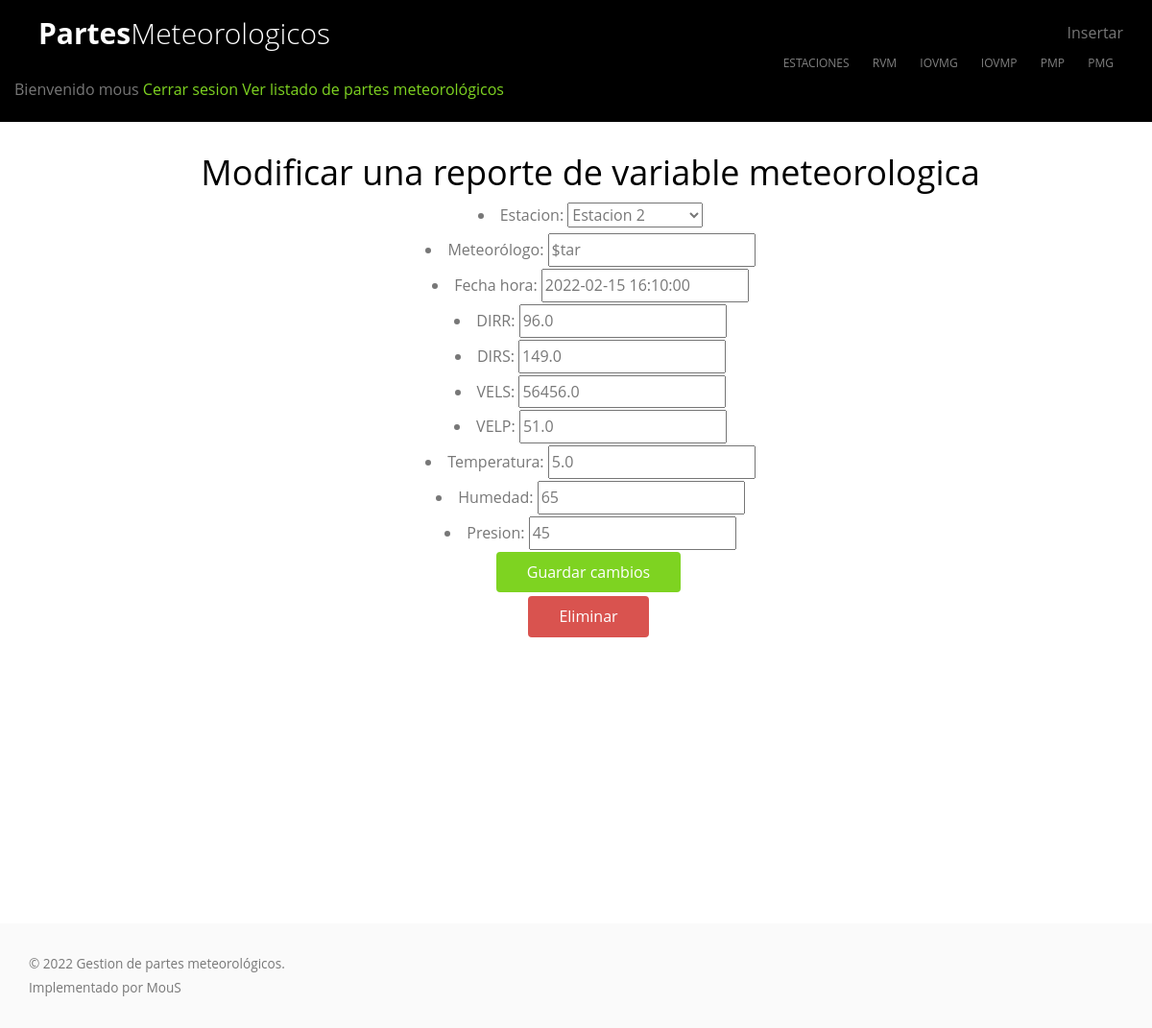
The page /rvm/modificar/3/ (signed in) on the database as committed earlier.
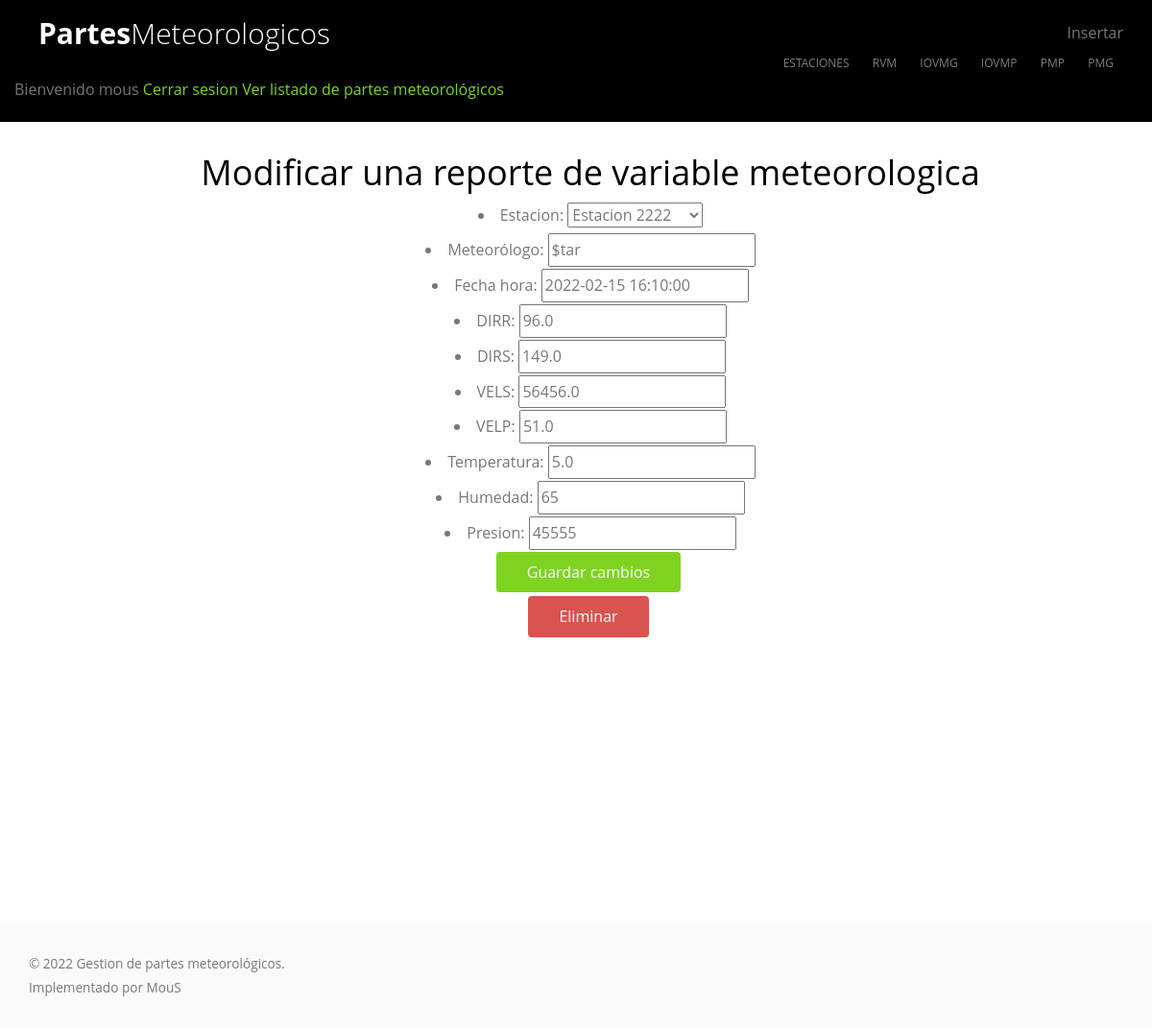
The same page on the database as committed later.
### principal/models.py (models this page shows, shortened)
class Estacion(models.Model):
    estacion = models.CharField(max_length=255, verbose_name='Nombre')
    def __str__(self):
        return self.estacion
    class Meta:
        verbose_name = 'Estación'
        verbose_name_plural = '01 - Estaciones'

class ReporteVariableMeteorologica(models.Model):
    estacion = models.ForeignKey(Estacion, on_delete=models.SET_NULL, null=True, blank=True)
    meteorologo = models.CharField(max_length=255, verbose_name='Meteorólogo')
    fecha_hora = models.DateTimeField(verbose_name='Fecha y hora')
    dirr = models.FloatField(verbose_name='DIRR')
    dirs = models.FloatField(verbose_name='DIRS')
    vels = models.FloatField(verbose_name='VELS')
    velp = models.FloatField(verbose_name='VELP')
    temperatura = models.FloatField()
    humedad = models.IntegerField()
    presion = models.IntegerField()
    class Meta:
        verbose_name = 'Reporte de variable meteorológica'
        verbose_name_plural = '02 - Reportes de variables meteorólogicas'

### principal/views.py (the view, shortened to what this page needs)
# urls.py: path('rvm/modificar/<int:rvm_id>/', rvm_modify_view, name='rvm_modify_view'),
@login_required
def rvm_modify_view(request, rvm_id):
	if 'principal.change_reportevariablemeteorologica' not in request.user.get_all_permissions():
		return redirect('admin_index')
	rvm = get_object_or_404(ReporteVariableMeteorologica, pk=rvm_id)
	form = RVMForm(instance=rvm)
	return render(request, 'modify_template.html', {'form':form, 'objeto':'reporte de variable meteorologica',  'usuario':request.user})

### principal/forms.py
class RVMForm(forms.ModelForm):
    fecha_hora = forms.DateTimeField()
    class Meta:
        model = ReporteVariableMeteorologica
        fields = '__all__'

### templates/modify_template.html (shortened to what this page needs)
{% extends "base.html" %}
{% block contenido %}
    <nav class="gtco-nav" role="navigation" style="background-color: black">
        <div class="container">
            <div class="row">
                <div class="col-sm-2 col-xs-12">
                    <div id="gtco-logo"><a href="{% url 'admin_index' %}">Partes<em>Meteorologicos</em></a></div>
                </div>
                <div class="col-xs-10 text-right menu-1 main-nav">
                    <span>Insertar </span>
                    <ul>
                        {% if 'principal.add_estacion' in request.user.get_all_permissions %}
                            <li style="cursor: pointer"><a onclick="window.location.replace('/estaciones/adicionar/')">Estaciones</a>
                            </li>
                        {% endif %}
                        {% if 'principal.add_reportevariablemeteorologica' in request.user.get_all_permissions %}
                            <li style="cursor: pointer"><a onclick="window.location.replace('/rvm/adicionar/')">RVM</a></li>
                        {% endif %}
                        {% if 'principal.add_informevariablemeteorologicageneral' in request.user.get_all_permissions %}
                            <li style="cursor: pointer"><a onclick="window.location.replace('/iovmg/adicionar/')">IOVMG</a>
                            </li>
                        {% endif %}
                        {% if 'principal.add_informeoficialvariablemeteorologicapronvincial' in request.user.get_all_permissions %}
                            <li style="cursor: pointer"><a onclick="window.location.replace('/iovmp/adicionar/')">IOVMP</a>
                            </li>
                        {% endif %}
                        {% if 'principal.add_partemeteorologicoprovincial' in request.user.get_all_permissions %}
                            <li style="cursor: pointer"><a onclick="window.location.replace('/pmp/adicionar/')">PMP</a>
                        {% endif %}
                        {% if 'principal.add_partemeteorologicogeneral' in request.user.get_all_permissions %}
                            <li style="cursor: pointer"><a onclick="window.location.replace('/pmg/adicionar/')">PMG</a>
                        {% endif %}
                    </ul>
                </div>
                 Bienvenido {{ usuario }}
                <a href="{% url 'cerrar_sesion' %}">Cerrar sesion</a>
                <a href="{% url 'index' %}">Ver listado de partes meteorológicos</a>
            </div>
        </div>
    </nav>
    <section id="gtco-about" data-section="about" style="padding: 10em 0">
        <div class="container">
            <div class="row row-pb-md">
                <div class="col-md-8 heading animate-box" data-animate-effect="fadeIn">
                    {% load crispy_forms_tags %}
                    <div class="container py-5">
                        <h1>Modificar una {{ objeto }}</h1>
                        <form method="POST">
                            {{ form.as_ul }}
                            <button class="btn btn-primary" type="submit">Guardar cambios</button>
                        </form>
                        <a class="btn btn-danger" href="eliminar/">Eliminar</a>
                    </div>
                </div>
            </div>
        </div>
    </section>
{% endblock %}

Rows that differ between the two databases and show on the page:
changed Estacion: estacion "Estacion 2" → "Estacion 2222"
changed ReporteVariableMeteorologica "$tar": presion "45" → "45555"
